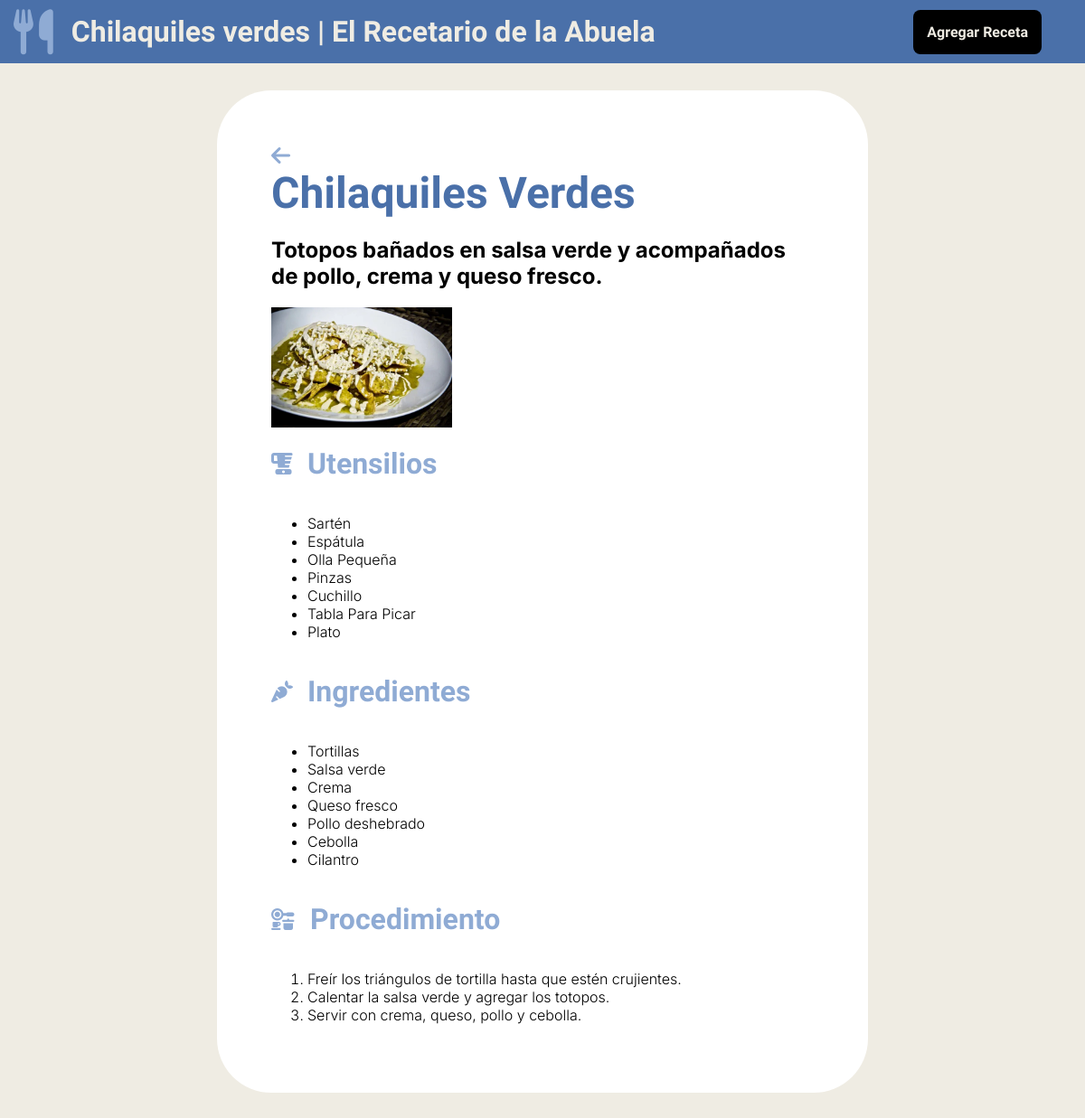
/recetario/recetas/8, run on the app's committed database.
### recetario/models.py (models this page shows, shortened)
class Receta(models.Model):
    nombre_receta = models.CharField(max_length=30)
    descripcion = models.CharField(max_length=150)
    utensilios = models.TextField(max_length=2000)
    ingredientes = models.TextField(max_length=8000)
    procedimiento = models.TextField(max_length=8000)
    image = models.ImageField(upload_to='recetas', null=True)

### recetario/views.py (the view)
# urls.py: path('recetas/<int:pk>', views.SingleRecetaView.as_view(), name="single-receta"),
class SingleRecetaView(DetailView):
    template_name = "recetario/receta.html"
    model = Receta
    def get_context_data(self, **kwargs):
        context = super().get_context_data(**kwargs)
        receta_actual = self.object
        utensilios_input = receta_actual.utensilios
        ingredientes_input = receta_actual.ingredientes
        procedimiento_input = receta_actual.procedimiento
        context["utensilios"] = [item.strip() for item in utensilios_input.split(',') if item.strip()]
        context["ingredientes"] = [item.strip() for item in ingredientes_input.split(',') if item.strip()]
        context["procedimiento"] = [item.strip() for item in procedimiento_input.split('/') if item.strip()]
        return context

### recetario/templates/recetario/receta.html (shortened to what this page needs)
{% extends 'recetario/base.html' %}
{% load static %}
{% block content %}
<div class="recetas_container">
    <a href="{% url 'recetas-list' %}"><i class="fa-solid fa-arrow-left arrow-link"></i></a>
    <h1>{{receta.nombre_receta|title}}</h1>
    <h2>{{receta.descripcion}}</h2>
    {% if receta.image %}
        <img src="{{ receta.image.url }}" width="200" >
    {%else%}
        <img src="{% static 'recetario/placeholder.png' %}" width="200" >
    {%endif%}
    <div class="receta_title">
    <i class="fa-solid fa-blender"></i><h3>Utensilios</h3>
    </div>
        <ul>
        {% for utensilio in utensilios %}
         <li>{{utensilio|title}}</li>
        {% endfor %}
        </ul>
    <div class="receta_title">
    <i class="fa-solid fa-carrot"></i><h3>Ingredientes</h3>
    </div>
    <ul>
    {% for ingrediente in ingredientes %}
            <li>{{ingrediente|capfirst}}</li>
    {% endfor %}
    </ul>
    <div class="receta_title">
    <i class="fa-solid fa-kitchen-set"></i><h3>Procedimiento</h3>
    </div>
        <ol>
        {% for paso in procedimiento %}
                <li>{{paso|capfirst}}.</li>
        {% endfor %}
        </ol>
</div>
{% endblock %}

### recetario/templates/recetario/includes/header.html
{%load static%}
<header>
<nav>
  <div class="navcontainer">
    <div class="navbar-brandname">
      <a class="navbar-brand" href="{% url 'recetas-list' %}">
        <i class="fa-solid fa-utensils navbarlogo"></i>
      </a>
      {% if receta %}
        <p class="navTitle">{{receta.nombre_receta}} | El Recetario de la Abuela</p>
      {% else %}
        <p class="navTitle"> El Recetario de la Abuela</p>
      {% endif %}
    </div>
    <div class="boton-container">
      <a href="{% url 'nueva-receta' %}" class="boton">Agregar Receta</a>
    </div>
  </div>
</nav>
</header>

### static/styles.css (style rules this page uses)
body { margin: 0; background-color: #EFECE3; height: 100%; font-family: "Inter"; font-weight: 300; }
h1 { color: #4A70A9; font-family: "Bricolage Grotesque", sans-serif; font-size: 3rem; font-weight: 800; margin: 0; }
h3 { color: #EFECE3;; font-family: "Bricolage Grotesque", sans-serif; font-size: 2rem; font-weight: 800; }
.navbar-brandname { display:flex; align-items: center; }
.navbarlogo { padding-left: 15px; font-size: 50px; }
.navcontainer { display: flex; background-color: #4A70A9; height: 70px; justify-content: space-between; align-items: center; font-family: "Bricolage Grotesque", sans-serif; color: #EFECE3; font-weight: 600; }
.navTitle { font-size: 200%; padding-left: 20px; }
.boton-container { display: flex; height: 80%; align-items: center; padding-right: 3rem; }
.boton { background-color: #000000; padding: 15px; border-radius: 8px; text-decoration: none; font-weight: 800; font-family: "Bricolage Grotesque", sans-serif; color:#EFECE3; filter: drop-shadow(0px 0px 0px #4A70A9); transition: color 500ms, background-color 500ms, filter 800ms ; }
.fa-solid { color: #8FABD4; transition: color 500ms; }
.arrow-link { font-size: 1.5em; transition: color 500ms; }
.recetas_container { display: flex; flex-direction: column; background-color: white; width: 600px; margin: 30px; padding: 60px; border-radius: 60px; }
.receta_title { display: flex; align-items: center; justify-content: flex-start; height: 3rem; margin: 1rem 0; color: #8FABD4; }
.receta_title h3 { color: #8FABD4; }
.receta_title i { font-size: 1.5rem; padding: 0 1rem 0 0; }

### data on the page
Receta: nombre_receta "Chilaquiles verdes", nombre_receta "Chilaquiles Verdes", descripcion "Totopos bañados en salsa verde y acompañados de pollo, crema y queso fresco.", image (picture)

### other printed values
{{ utensilio|title }} "Sartén" "Espátula" "Olla Pequeña" "Pinzas" "Cuchillo" "Tabla Para Picar" "Plato"
{{ ingrediente|capfirst }} "Tortillas" "Salsa verde" "Crema" "Queso fresco" "Pollo deshebrado" "Cebolla" "Cilantro"
{{ paso|capfirst }} "Freír los triángulos de tortilla hasta que estén crujientes" "Calentar la salsa verde y agregar los totopos" "Servir con crema, queso, pollo y cebolla"
